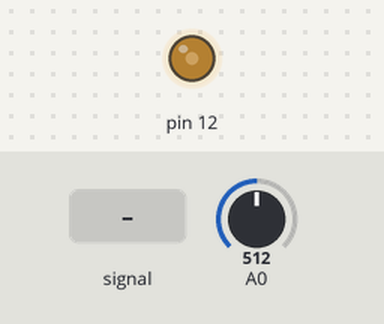
The sketch below on a simulated Arduino Mega 2560, built with avr-gcc and run on an emulated ATmega2560. Parts: output pins drawn as LEDs (lit = HIGH). Inputs (shaded band) come from the test bench; at power-on: A0 = 512.

Above: at 1.2 s.
1.3 s: A0 fed a 200 Hz sine of ±460 counts around its level
At 2.3 s:
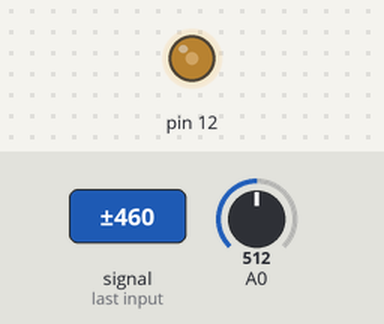
2.8 s: A0 set to 306
At 4.0 s:
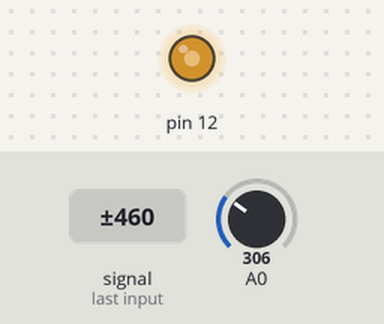
4.3 s: A0 fed a 2 Hz sine of ±306 counts around its level
At 4.45 s:
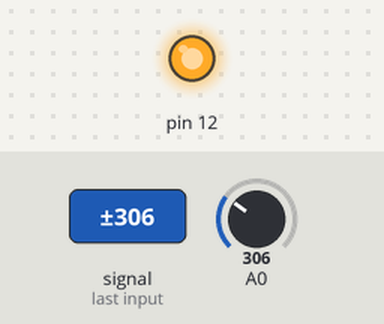
7.3 s: A0 set to 900
Timing chart, 0 to 9.8 s (numbered marks = the images above; inputs shaded):
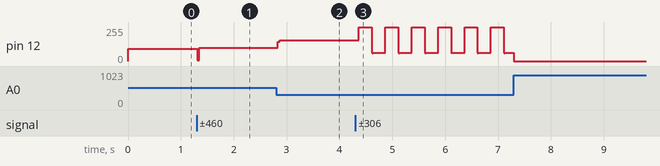

Measured:
- after the input at 1.3 s, pin 12: 92/255 → 99/255 at once
- after the input at 2.8 s, pin 12: 99/255 → 157/255 at once
- after the input at 4.3 s, pin 12: 157/255 → 255/255 after 0.07 s, then repeats every 0.50 s: 61/255 0.01 s, 60/255 0.01 s, 61/255 0.24 s, 255/255 0.24 s

The sketch:

mega_pwm_sampling.ino
```cpp
#include <avr/pgmspace.h>


unsigned int i = 0;
int pin12 = B1000000;
const int TOP = 400;
float input_TOP = 1024.0;
//float input_BOTTOM = 0;
float scale = TOP/input_TOP;

void setup_pwm() {
  DDRB |= pin12; //pin12 is PWM output

//configure timer1 for pwm generation
 //WGM1(3:0)=1111 fast pwm mode; CS1(2:0)=001 16Mhz clk not prescaled
 //COM1B(1:0) = 11 set oc1b on compare match
  TCCR1A = B00110011;
  TCCR1B = B00011001;

  //TCNT counts from O to OCR1A.
  //if TCNT > OCR1B, output = High; else output = low;
  OCR1B = 100;
  OCR1A = TOP;

  //enable ISR(timer1) when TCNT1 reaches top
  //TIMSK1 |= B10;
}
void setup()
{
  Serial.begin(9600);

  cli();
  setup_pwm();
  setup_ADC();
  sei();

}


void setup_ADC() //configure ADC on analog input
{
  DDRA = 0;//pin0 is input for sampling
//MUX(3:0)=0000 ADC0(pin0) input; REFS(1:0)=01 Vref=Vcc(5V).
//ADPS(2:0)=101 ADCclk=16MHz/32=500kHz. Conversion takes 13 tcks of ADCclk
  ADMUX = 0;
  ADCSRA = 0;
  ADMUX = _BV(REFS0);
  ADCSRA |= _BV(ADPS2) | _BV(ADPS0);
  ADCSRA |= _BV(ADEN); //turn on adc
}

void sample_input()
{
  ADCSRA |= _BV(ADSC);//start ADC
  int low = ADCL;
  int high = ADCH;
  int adc = (high << 8) | low;

  OCR1B = (unsigned int) adc >> 1; //actual formuala is top * 1024 / Vref
  //this means max value of Vin is 800*5/1024

}

void loop()
{
  sample_input();

}
```
